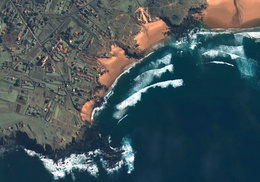
%> input picture SpainBeach.jpg, 260 x 182 px, shrunk from 1250 x 876 before the run
$ octave Class.m   (GNU Octave 9; MATLAB toolbox functions it lacks are replaced by stand-ins)
%> lines starting %> are read from the running program, lines starting %| are printed output that depends on the picture; in (x1, y1, x2, y2) boxes, pixels count from 0 and x2, y2 are one past the last pixel; in counts of white or black regions, pixels touching at a corner belong together; the program's own positions count from 1
%Classification supervisé
%Isolement de la plage, des vagues, de la mer et de la végétatio,

clear all, close all, clc;

I = imread('SpainBeach.jpg'); %Image de la plge en Espagne
%> I is the input picture: size 182x260x3 uint8; mean R, G, B 67.1, 83.9, 89.2
figure, imshow(I), title('Image initiale')

I = double(I);
%> I: size 182x260x3 double
[U,V,n] = size(I);
%> U = 182; V = 260; n = 3

% création des databases pour les différentes parties
DataBase = [
    115 87 75 1; %plage
    125 92 77 1;
    122 90 72 1;
    195 132 101 1;
    206 140 106 1;
    229 147 110 1;

    9 44 66 2; %Mer
    9 48 65 2;
    10 47 66 2;
    16 47 65 2;
    7 50 66 2;
    10 48 67 2;


    242 255 255 3;%vague
    223 241 243 3;
    222 243 244 3;
    248 255 254 3;
    255 252 253 3;
    205 228 222 3;
    249 255 255 3;
    161 187 186 3;
    157 200 206 3;

    111 126 103 4;; %végétation
    104 106 105 4;
    96 90 90 4;
    100 106 106 4;
    123 140 121 4;
    95 95 93 4;
    ]

NbData = size(DataBase,1); %taille de nos données
Classe = DataBase(:,4); % Classe = colonne 4
Pix = DataBase(:,1:3); %Pixel = colonne 1 à 3

MaskImg = zeros(U,V);
for u = 1:U
    for v = 1:V
        rouge = I(u,v,1); % pixels rouges
        vert = I(u,v,2); % pixels vert
        bleu = I(u,v,3); % pixels bleu

        RGB = repmat([rouge vert bleu], NbData, 1); % Création matrice
        D = (RGB - Pix).^2; % Distance entre les pixels dans chaque classe

        [valeur,position] = min(sum(D') );
        MaskImg(u,v) = Classe(position) ;


    end
end
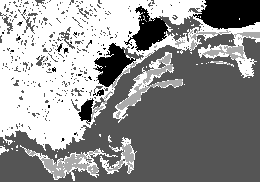
%> MaskImg: size 182x260 double; min 1, max 4, mean 2.74; drawn with min black and max white

figure, imshow(MaskImg==1), title('Plage'); imwrite(MaskImg==1,'plage.jpg');
%> after `imshow(MaskImg==1)`:
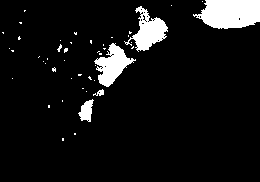
%> displayed picture: size 182x260 logical; 7.8% white; 46 white regions (41 under 20 px), largest, box (x1, y1, x2, y2) and area: (193, 0, 260, 29) 1528, (124, 6, 168, 52) 877, (94, 43, 136, 87) 855, (78, 99, 94, 122) 215, (93, 89, 104, 96) 40
figure, imshow(MaskImg==2), title('Mer'); imwrite(MaskImg==2,'mer.jpg');
%> after `imshow(MaskImg==2)`:
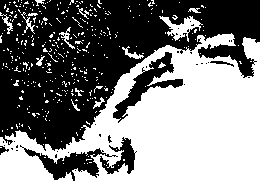
%> displayed picture: size 182x260 logical; 48.9% white; 367 white regions (350 under 20 px), largest, box (x1, y1, x2, y2) and area: (0, 33, 260, 182) 21004, (159, 16, 203, 42) 435, (122, 46, 144, 59) 91
figure, imshow(MaskImg==3), title('Vague') ; imwrite(MaskImg==3,'vague.jpg');
%> after `imshow(MaskImg==3)`:
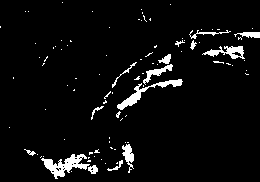
%> displayed picture: size 182x260 logical; 4.9% white; 94 white regions (79 under 20 px), largest, box (x1, y1, x2, y2) and area: (41, 154, 90, 179) 502, (117, 79, 183, 110) 402, (202, 46, 245, 59) 262
figure, imshow(MaskImg==4), title('Végétation') ; imwrite(MaskImg==4,'végétation.jpg');
%> after `imshow(MaskImg==4)`:
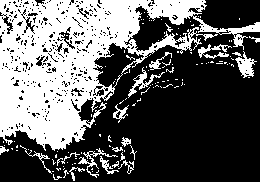
%> displayed picture: size 182x260 logical; 38.3% white; 126 white regions (105 under 20 px), largest, box (x1, y1, x2, y2) and area: (0, 0, 260, 151) 16066, (235, 51, 257, 78) 262, (128, 67, 165, 98) 226

$ run again, with MerAral_2001.jpg copied over SpainBeach.jpg
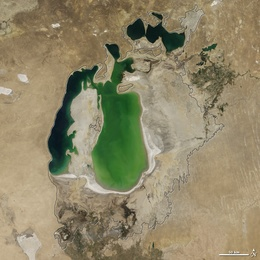
%> input picture MerAral_2001.jpg, 260 x 260 px, shrunk from 720 x 720 before the run
%> I is the input picture: size 260x260x3 uint8; mean R, G, B 144.1, 135.3, 105.5
%> I: size 260x260x3 double
%> `imshow(MaskImg==1)`:
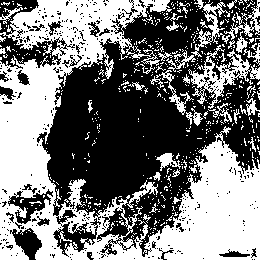
%> displayed picture: size 260x260 logical; 47.6% white; 559 white regions (520 under 20 px), largest, box (x1, y1, x2, y2) and area: (0, 0, 260, 260) 25930, (188, 45, 251, 109) 1210, (191, 0, 230, 57) 605
%> `imshow(MaskImg==4)`:
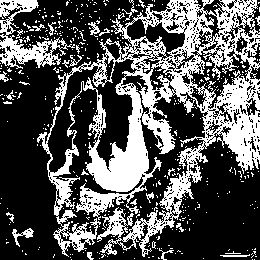
%> displayed picture: size 260x260 logical; 34.1% white; 447 white regions (420 under 20 px), largest, box (x1, y1, x2, y2) and area: (37, 0, 260, 257) 19307, (0, 0, 75, 69) 1661, (12, 228, 34, 247) 134

$ run again, with MerAral_2003.jpg copied over SpainBeach.jpg
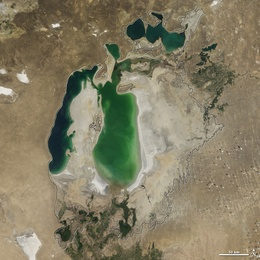
%> input picture MerAral_2003.jpg, 260 x 260 px, shrunk from 720 x 720 before the run
%> I is the input picture: size 260x260x3 uint8; mean R, G, B 132.2, 125.4, 100.7
%> I: size 260x260x3 double
%> `imshow(MaskImg==1)`:
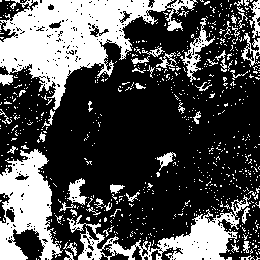
%> displayed picture: size 260x260 logical; 31.7% white; 758 white regions (710 under 20 px), largest, box (x1, y1, x2, y2) and area: (0, 0, 198, 110) 9068, (0, 149, 63, 260) 4005, (67, 195, 251, 260) 3394
%> `imshow(MaskImg==4)`:
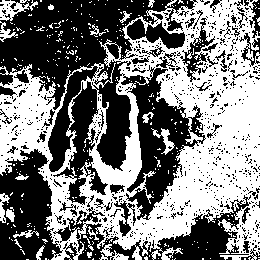
%> displayed picture: size 260x260 logical; 48.5% white; 307 white regions (287 under 20 px), largest, box (x1, y1, x2, y2) and area: (0, 0, 260, 260) 30357, (0, 0, 38, 21) 360, (151, 128, 175, 155) 194
